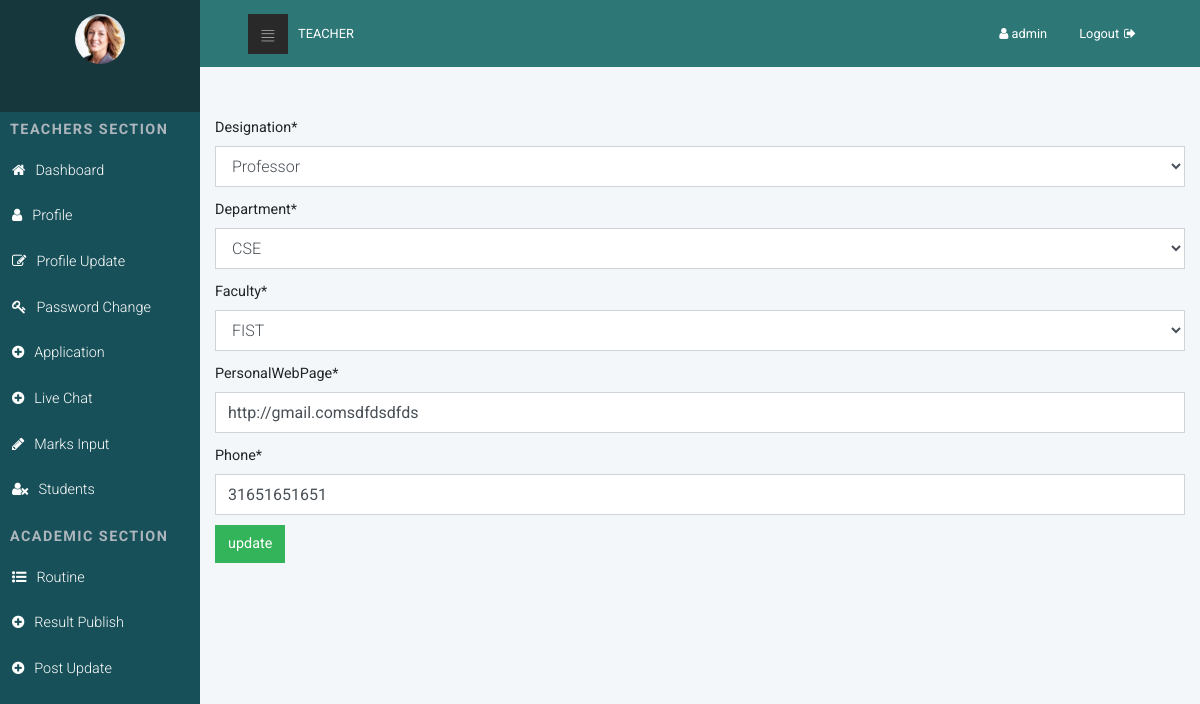
Page /teacher/profile_update/ (signed in) on the earlier database version.
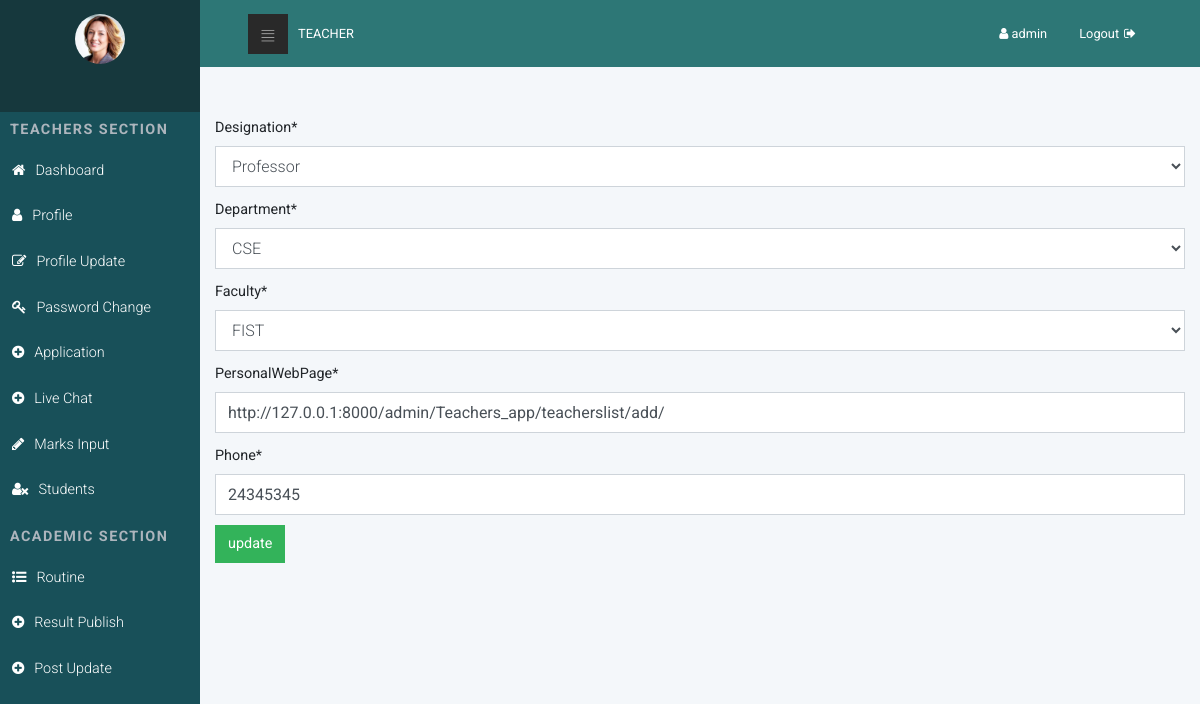
Same page on the later database version.
### Teachers_app/models.py (models this page shows, shortened)
class TeachersList(models.Model):
    userId = models.OneToOneField(User, related_name='teachers_info', on_delete=models.CASCADE)
    teacher = models.BooleanField(default=True)
    empid = models.IntegerField()
    designation = models.ForeignKey(TeachersDesignation, on_delete=models.CASCADE)
    department = models.ForeignKey(TeachersDepartment, on_delete=models.CASCADE, null=True, default='')
    faculty = models.ForeignKey(TeachersFaculty, on_delete=models.CASCADE, null=True, default='')
    personalWebPage = models.URLField(null=True, default='')
    phone = models.IntegerField(null=True)

### Teachers_app/views.py (the view)
# urls.py: path('profile_update/', views.TeacherProfileUpdate, name='teaches_profile_update'),
@login_required(login_url='Teachers_app:teacherslogin')
def TeacherProfileUpdate(request):
    teacherId = request.user.id
    teacherInfo = TeachersList.objects.get(userId__pk=teacherId)
    form = updateTeacherProfile(instance=teacherInfo)
    if request.method == 'POST':
        form = updateTeacherProfile(request.POST, instance=teacherInfo)
        if form.is_valid():
            form.save()
    return render(request, 'Teachers_app/teacher_profile_edit.html', context={'form': form})

### Teachers_app/forms.py
class updateTeacherProfile(ModelForm):
    class Meta:
        model = TeachersList
        exclude = ('userId', 'empid', 'teacher')

### Teachers_app/models.py (called while the page is built)
    def __str__(self):
        return self.designation

    def __str__(self):
        return self.department

    def __str__(self):
        return self.faculty

### templates/Teachers_app/teacher_profile_edit.html (shortened to what this page needs)
{% extends 'Teachers_app/teachers_base.html' %}
{% load static %}
{% load crispy_forms_tags %}
{% block body_block %}
    <div class="container mt-5">
        <form method="POST">
            {{ form|crispy }}
            <input type="submit" value="update" class="btn btn-primary">
        </form>
    </div>
{% endblock %}

Differences in the rows shown:
changed TeachersList: personalWebPage "http://gmail.comsdfdsdfds" → "http://127.0.0.1:8000/admin/Teachers_app/teacherslist/add/"; phone "31651651651" → "24345345"
